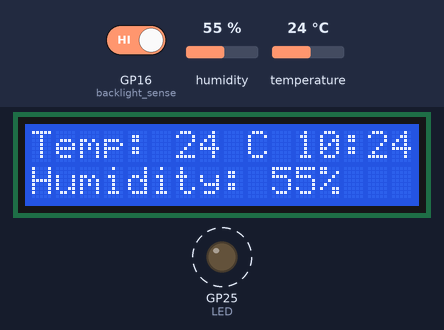
This program was run on a simulated Raspberry Pi Pico running MicroPython. Parts: 16×2 character LCD, output pins drawn as LEDs (lit = HIGH). Dashed ring = blinking. The inputs (shaded band) are chosen by the test bench; at power-on: GP16 (backlight_sense) HIGH, humidity 55 %, temperature 24 °C. The clock reads 2024-03-15 10:24:30 at power-on unless the program sets it; files the program writes start out absent; library files of the repository ran but are not shown: I2C_LCD.py; what the program prints to the serial console is not drawn.

Above: at 4.8 s.
4.9 s: GP16 (backlight_sense) driven LOW
At 5.7 s:
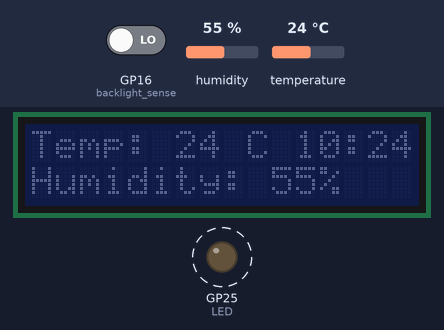
9.0 s: humidity set to 22 %
At 10.97 s:
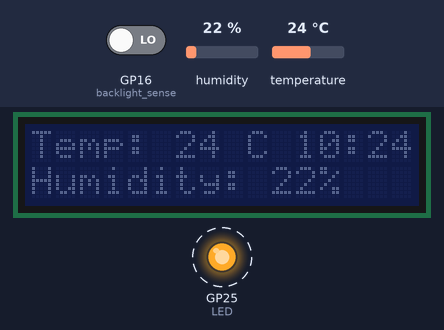
12.4 s: temperature set to 12 °C
At 14.1 s:
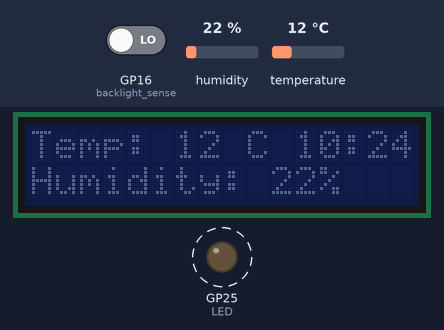
15.8 s: GP16 (backlight_sense) driven HIGH
At 17.81 s:
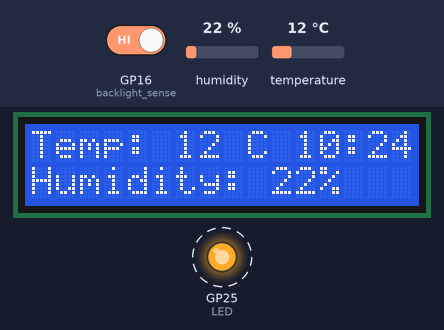
19.2 s: humidity set to 40 %
At 20.9 s:
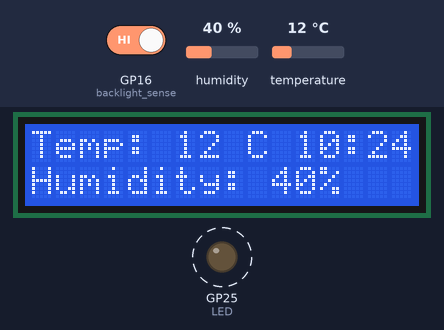
22.6 s: temperature set to 19 °C
At 24.3 s:
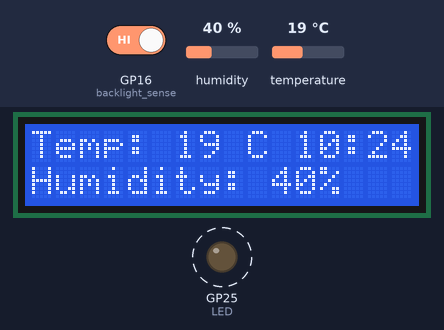
Timing chart, 0 to 27.0 s (numbered marks = the images above; inputs shaded):
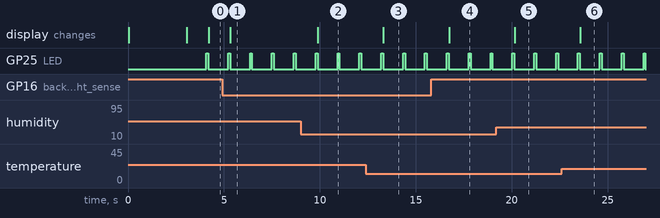

Measured:
- after the input at 4.9 s, the display: changes after 0.44 s (image 1)
- after the input at 9.0 s, the display: changes after 0.90 s (image 2)
- after the input at 12.4 s, the display: changes after 0.92 s (image 3)
- after the input at 15.8 s, the display: changes after 0.93 s (image 4)
- after the input at 19.2 s, the display: changes after 0.95 s (image 5)
- after the input at 22.6 s, the display: changes after 0.97 s (image 6)
- by itself, GP25 (LED): alternates HIGH for 0.10 s and LOW for 1.0 s

The program:

main.py
```python
from machine import Pin
import time
from dht import DHT11
from machine import I2C, RTC

from I2C_LCD import I2CLcd

import os


DHT_PIN = 15
SDA_PIN = 4
SCL_PIN = 5
LED_PIN = 25

BACKLIGHT_PIN = 16


class TempMonitor():
    def __init__(self):
        self.dht = DHT11(Pin(DHT_PIN))
        self.LED = Pin(LED_PIN, Pin.OUT)
        self.i2c = I2C(0, sda=Pin(SDA_PIN), scl=Pin(SCL_PIN), freq=400000)
        self.devices = self.i2c.scan()
        self.lcd = I2CLcd(self.i2c, self.devices[0], 2, 16)
        self.lcd.putstr("Temp Monitor")
        time.sleep(3)
        self.lcd.clear()
        self.backlight_sense = Pin(BACKLIGHT_PIN, Pin.IN, Pin.PULL_UP)
        self.rtc = RTC()
        print(self.rtc.datetime()[5])

    def poll(self):
        self.dht.measure()
        self.pulseLED()


    def showLCD(self):
        self.lcd.move_to(0, 0)
        self.lcd.putstr(f"Temp: {self.dht.temperature()} C {self.rtc.datetime()[4]}:{self.rtc.datetime()[5]}")
        self.lcd.move_to(0, 1)
        self.lcd.putstr(f"Humidity: {self.dht.humidity()}%   ")
        if self.backlight_sense.value():
            self.lcd.backlight_on()#
        else:
            self.lcd.backlight_off()

    def pulseLED(self):
        self.LED.on();
        time.sleep_ms(100)
        self.LED.off();

    def saveToFlash(self):
        file = open("temps.csv", "a+")
        file.write(f"{self.rtc.datetime()[4]}:{self.rtc.datetime()[5]}:{self.rtc.datetime()[6]},{self.dht.temperature()},{self.dht.humidity()}\n")
        file.close()


tempMon = TempMonitor()


while True:
    time.sleep(1)
    tempMon.poll()
    tempMon.showLCD()
    tempMon.saveToFlash()
```
